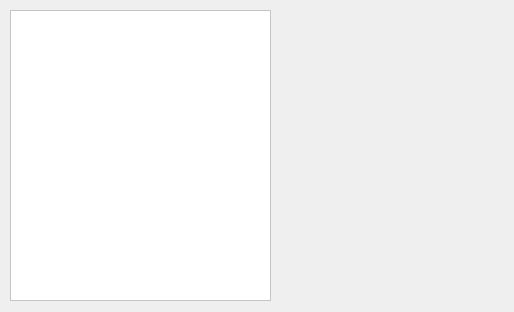
<?xml version="1.0" encoding="UTF-8"?>
<ui version="4.0">
 <class>MainWindow</class>
 <widget class="QMainWindow" name="MainWindow">
  <property name="geometry">
   <rect>
    <x>0</x>
    <y>0</y>
    <width>514</width>
    <height>312</height>
   </rect>
  </property>
  <property name="windowTitle">
   <string>MainWindow</string>
  </property>
  <widget class="QWidget" name="centralwidget">
   <widget class="QLabel" name="label">
    <property name="geometry">
     <rect>
      <x>10</x>
      <y>10</y>
      <width>491</width>
      <height>291</height>
     </rect>
    </property>
    <property name="text">
     <string/>
    </property>
    <property name="pixmap">
     <pixmap>1.png</pixmap>
    </property>
    <property name="scaledContents">
     <bool>true</bool>
    </property>
   </widget>
   <widget class="QFrame" name="frame">
    <property name="geometry">
     <rect>
      <x>10</x>
      <y>10</y>
      <width>261</width>
      <height>291</height>
     </rect>
    </property>
    <property name="styleSheet">
     <string notr="true">background-color: rgb(255, 255, 255);</string>
    </property>
    <property name="frameShape">
     <enum>QFrame::StyledPanel</enum>
    </property>
    <property name="frameShadow">
     <enum>QFrame::Raised</enum>
    </property>
   </widget>
  </widget>
 </widget>
 <resources/>
 <connections/>
</ui>
